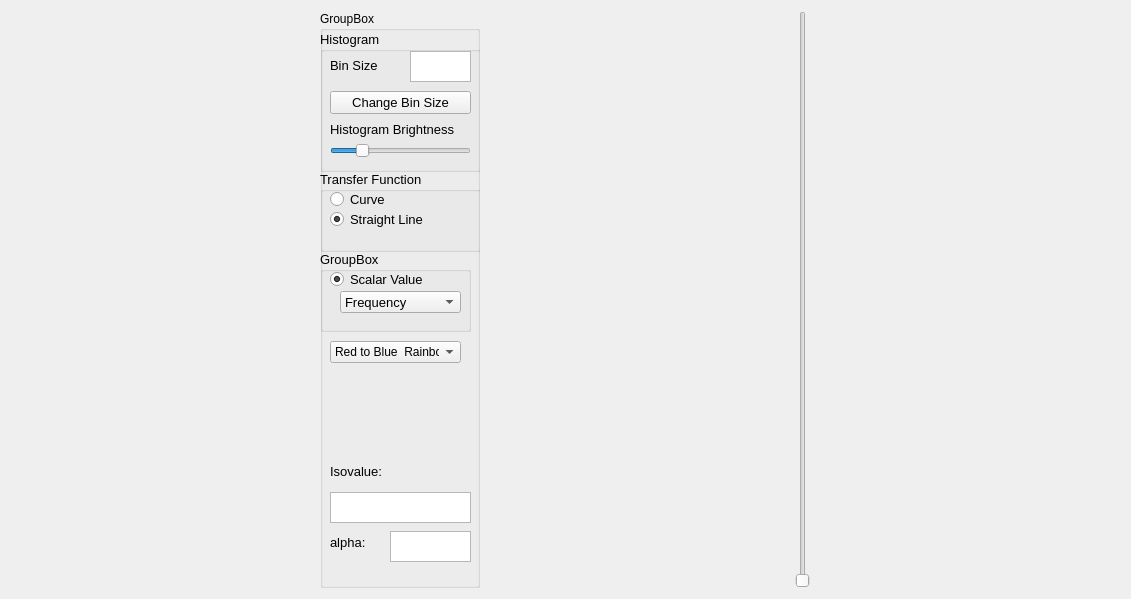
<?xml version="1.0" encoding="UTF-8"?>
<ui version="4.0">
 <class>Transfer_Func1D</class>
 <widget class="QWidget" name="Transfer_Func1D">
  <property name="geometry">
   <rect>
    <x>0</x>
    <y>0</y>
    <width>1131</width>
    <height>599</height>
   </rect>
  </property>
  <property name="sizePolicy">
   <sizepolicy hsizetype="Expanding" vsizetype="Expanding">
    <horstretch>0</horstretch>
    <verstretch>0</verstretch>
   </sizepolicy>
  </property>
  <property name="windowTitle">
   <string>1D Transfer Function</string>
  </property>
  <layout class="QGridLayout" name="gridLayout_2">
   <item row="0" column="0">
    <widget class="QGroupBox" name="groupBox">
     <property name="sizePolicy">
      <sizepolicy hsizetype="Ignored" vsizetype="Expanding">
       <horstretch>0</horstretch>
       <verstretch>0</verstretch>
      </sizepolicy>
     </property>
     <property name="maximumSize">
      <size>
       <width>160</width>
       <height>16777215</height>
      </size>
     </property>
     <property name="title">
      <string>GroupBox</string>
     </property>
     <widget class="QGroupBox" name="hist_groupBox">
      <property name="geometry">
       <rect>
        <x>0</x>
        <y>20</y>
        <width>161</width>
        <height>141</height>
       </rect>
      </property>
      <property name="font">
       <font>
        <pointsize>10</pointsize>
       </font>
      </property>
      <property name="title">
       <string>Histogram</string>
      </property>
      <widget class="QPushButton" name="Binsize_pushButton">
       <property name="geometry">
        <rect>
         <x>10</x>
         <y>60</y>
         <width>141</width>
         <height>23</height>
        </rect>
       </property>
       <property name="text">
        <string>Change Bin Size</string>
       </property>
      </widget>
      <widget class="QLabel" name="label">
       <property name="geometry">
        <rect>
         <x>10</x>
         <y>24</y>
         <width>51</width>
         <height>21</height>
        </rect>
       </property>
       <property name="font">
        <font>
         <pointsize>10</pointsize>
        </font>
       </property>
       <property name="text">
        <string>Bin Size</string>
       </property>
      </widget>
      <widget class="QTextEdit" name="binsize_textEdit">
       <property name="geometry">
        <rect>
         <x>90</x>
         <y>20</y>
         <width>61</width>
         <height>31</height>
        </rect>
       </property>
       <property name="font">
        <font>
         <pointsize>12</pointsize>
        </font>
       </property>
       <property name="layoutDirection">
        <enum>Qt::LeftToRight</enum>
       </property>
      </widget>
      <widget class="QLabel" name="hist_label">
       <property name="geometry">
        <rect>
         <x>10</x>
         <y>90</y>
         <width>141</width>
         <height>16</height>
        </rect>
       </property>
       <property name="text">
        <string>Histogram Brightness</string>
       </property>
      </widget>
      <widget class="QSlider" name="hist_brightness_horizontalSlider">
       <property name="geometry">
        <rect>
         <x>10</x>
         <y>110</y>
         <width>141</width>
         <height>20</height>
        </rect>
       </property>
       <property name="maximum">
        <number>100</number>
       </property>
       <property name="value">
        <number>20</number>
       </property>
       <property name="orientation">
        <enum>Qt::Horizontal</enum>
       </property>
      </widget>
     </widget>
     <widget class="QGroupBox" name="TransferFunc_groupBox">
      <property name="geometry">
       <rect>
        <x>0</x>
        <y>160</y>
        <width>161</width>
        <height>81</height>
       </rect>
      </property>
      <property name="font">
       <font>
        <pointsize>10</pointsize>
       </font>
      </property>
      <property name="title">
       <string>Transfer Function</string>
      </property>
      <widget class="QRadioButton" name="Curve_radioButton">
       <property name="geometry">
        <rect>
         <x>10</x>
         <y>20</y>
         <width>91</width>
         <height>17</height>
        </rect>
       </property>
       <property name="text">
        <string>Curve</string>
       </property>
       <property name="checked">
        <bool>false</bool>
       </property>
      </widget>
      <widget class="QRadioButton" name="StraightLine_radioButton">
       <property name="geometry">
        <rect>
         <x>10</x>
         <y>40</y>
         <width>121</width>
         <height>17</height>
        </rect>
       </property>
       <property name="text">
        <string>Straight Line</string>
       </property>
       <property name="checked">
        <bool>true</bool>
       </property>
      </widget>
     </widget>
     <widget class="QLabel" name="alpha_label">
      <property name="geometry">
       <rect>
        <x>10</x>
        <y>521</y>
        <width>51</width>
        <height>21</height>
       </rect>
      </property>
      <property name="font">
       <font>
        <pointsize>10</pointsize>
       </font>
      </property>
      <property name="text">
       <string>alpha:</string>
      </property>
     </widget>
     <widget class="QTextEdit" name="show_alpha_textEdit">
      <property name="geometry">
       <rect>
        <x>70</x>
        <y>520</y>
        <width>81</width>
        <height>31</height>
       </rect>
      </property>
      <property name="font">
       <font>
        <pointsize>10</pointsize>
       </font>
      </property>
     </widget>
     <widget class="QLabel" name="isovalue_label">
      <property name="geometry">
       <rect>
        <x>10</x>
        <y>450</y>
        <width>71</width>
        <height>21</height>
       </rect>
      </property>
      <property name="font">
       <font>
        <pointsize>10</pointsize>
       </font>
      </property>
      <property name="text">
       <string>Isovalue:</string>
      </property>
     </widget>
     <widget class="QTextEdit" name="show_iso_textEdit">
      <property name="geometry">
       <rect>
        <x>10</x>
        <y>481</y>
        <width>141</width>
        <height>31</height>
       </rect>
      </property>
      <property name="font">
       <font>
        <pointsize>10</pointsize>
       </font>
      </property>
     </widget>
     <widget class="QGroupBox" name="groupBox_2">
      <property name="geometry">
       <rect>
        <x>0</x>
        <y>240</y>
        <width>151</width>
        <height>81</height>
       </rect>
      </property>
      <property name="font">
       <font>
        <pointsize>10</pointsize>
       </font>
      </property>
      <property name="title">
       <string>GroupBox</string>
      </property>
      <widget class="QRadioButton" name="ScalarV_radioButton">
       <property name="geometry">
        <rect>
         <x>10</x>
         <y>20</y>
         <width>111</width>
         <height>17</height>
        </rect>
       </property>
       <property name="text">
        <string>Scalar Value</string>
       </property>
       <property name="checked">
        <bool>true</bool>
       </property>
      </widget>
      <widget class="QComboBox" name="ScalarV_comboBox">
       <property name="geometry">
        <rect>
         <x>20</x>
         <y>40</y>
         <width>121</width>
         <height>22</height>
        </rect>
       </property>
       <item>
        <property name="text">
         <string>Frequency</string>
        </property>
       </item>
       <item>
        <property name="text">
         <string>Moment 2</string>
        </property>
       </item>
       <item>
        <property name="text">
         <string>Moment 3</string>
        </property>
       </item>
       <item>
        <property name="text">
         <string>Moment 4</string>
        </property>
       </item>
       <item>
        <property name="text">
         <string>Skewness</string>
        </property>
       </item>
       <item>
        <property name="text">
         <string>Kurtosis</string>
        </property>
       </item>
      </widget>
     </widget>
     <widget class="QComboBox" name="comboBox">
      <property name="geometry">
       <rect>
        <x>10</x>
        <y>330</y>
        <width>131</width>
        <height>22</height>
       </rect>
      </property>
      <item>
       <property name="text">
        <string>Red to Blue  Rainbow</string>
       </property>
      </item>
      <item>
       <property name="text">
        <string>Blue to Red  Rainbow</string>
       </property>
      </item>
      <item>
       <property name="text">
        <string>Rainbow Blended White</string>
       </property>
      </item>
     </widget>
    </widget>
   </item>
   <item row="0" column="1">
    <layout class="QGridLayout" name="gridLayout"/>
   </item>
   <item row="0" column="2">
    <widget class="QSlider" name="hist_scale_verticalSlider">
     <property name="minimum">
      <number>1</number>
     </property>
     <property name="maximum">
      <number>100</number>
     </property>
     <property name="value">
      <number>1</number>
     </property>
     <property name="orientation">
      <enum>Qt::Vertical</enum>
     </property>
    </widget>
   </item>
  </layout>
 </widget>
 <resources/>
 <connections/>
</ui>
